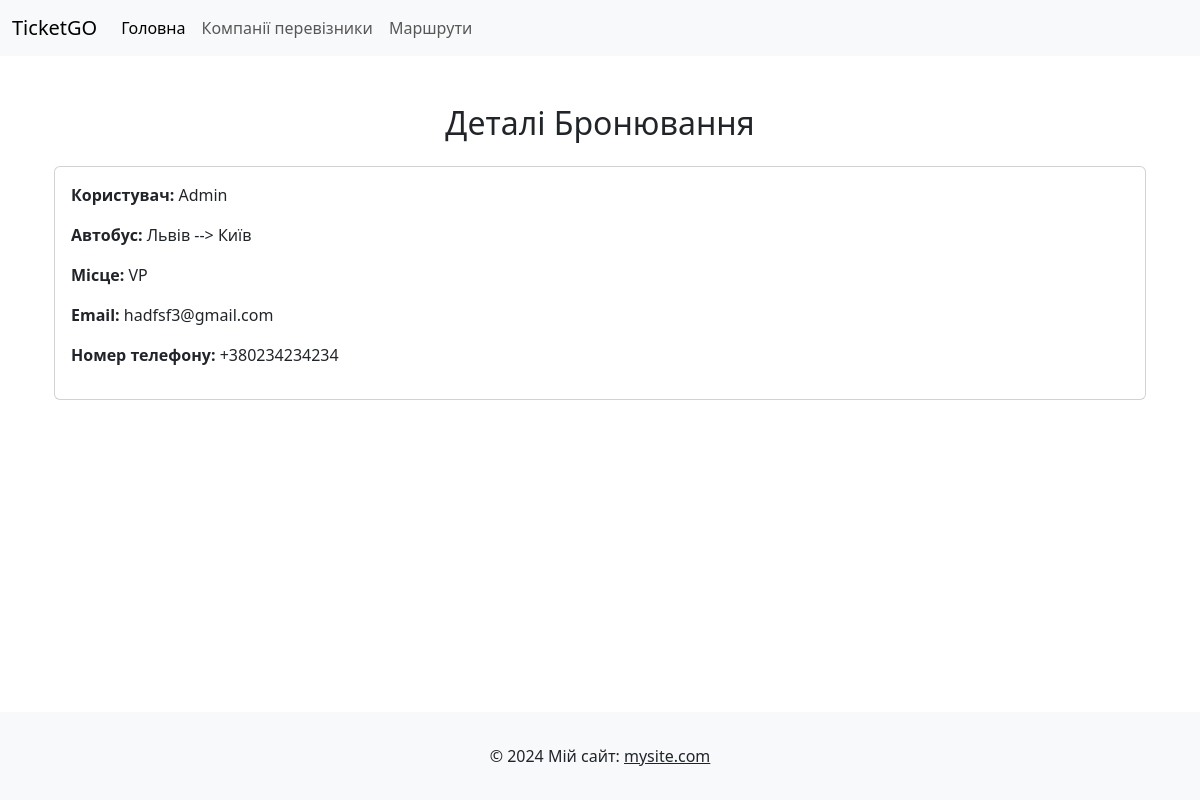
The page /booking/show/1/ on the database its author committed.
### api/models.py (models this page shows, shortened)
class Booking(models.Model):
    class SeatChoice(models.TextChoices):
        ECK = 'EC', 'Economy Class'
        LK = 'LK', 'Luxury Class'
        BK = 'BK', 'Business Class'
        VIP = 'VP', 'VIP Class'
    user = models.ForeignKey(User, on_delete=models.CASCADE)
    bus = models.ForeignKey(Bus, on_delete=models.CASCADE)
    seat_choice = models.CharField(max_length=2, choices=SeatChoice.choices)
    email = models.EmailField(max_length=100)
    phone_number = models.CharField(
        max_length=20,
        validators=[
            RegexValidator(
                regex=r'^\+?1?\d{9,15}$',
                message="Phone number must be entered in the format: '+999999999'. Up to 15 digits allowed."
            )
        ]
    )
    class Meta:
        verbose_name_plural = 'Booking'

class Bus(models.Model):
    class WiFiChoice(models.TextChoices):
        NO = 'No', 'Not Available'
        YES = 'Yes', 'Available'
    class Socket(models.TextChoices):
        NO = 'No', 'Not Available'
        YES = 'Yes', 'Available'
    company_name = models.ForeignKey('CompanyName', on_delete=models.CASCADE)
    from_location = models.CharField(max_length=100)
    to_location = models.CharField(max_length=100)
    departure_time = models.DateTimeField()
    arrival_time = models.DateTimeField(null=True)
    price = models.DecimalField(max_digits=10, decimal_places=2)
    available_seats = models.PositiveIntegerField()
    wi_fi_availability = models.CharField(max_length=3, choices=WiFiChoice.choices)
    socket_availability = models.CharField(max_length=3, choices=Socket.choices)
    class Meta:
        verbose_name_plural = 'Buses'

### api/views.py (the view)
# urls.py: path('booking/show/<int:booking_id>/', views.view_booking, name='view_booking'),
def view_booking(request, booking_id):
    booking = get_object_or_404(Booking, id=booking_id)
    context = {
        'booking': booking,
    }
    return render(request, 'api/view_booking.html', context)

### api/templates/api/view_booking.html
{% extends 'base.html' %}
{% block content %}
<div class="container mt-5">
    <h2 class="text-center mb-4">Деталі Бронювання</h2>
    <div class="card">
        <div class="card-body">
            <p><strong>Користувач:</strong> {{ booking.user.username }}</p>
            <p><strong>Автобус:</strong> {{ booking.bus.from_location }} --> {{ booking.bus.to_location }}</p>
            <p><strong>Місце:</strong> {{ booking.seat_choice }}</p>
            <p><strong>Email:</strong> {{ booking.email }}</p>
            <p><strong>Номер телефону:</strong> {{ booking.phone_number }}</p>
        </div>
    </div>
</div>
{% endblock %}

### templates/base.html (style rules this page uses)
html, body { height: 100%; margin: 0; }
body { display: flex; flex-direction: column; }

### rows shown on the page
Booking: user.username "Admin", bus.from_location "Львів", bus.to_location "Київ", seat_choice "VP", email "hadfsf3@gmail.com", phone_number "+380234234234"
